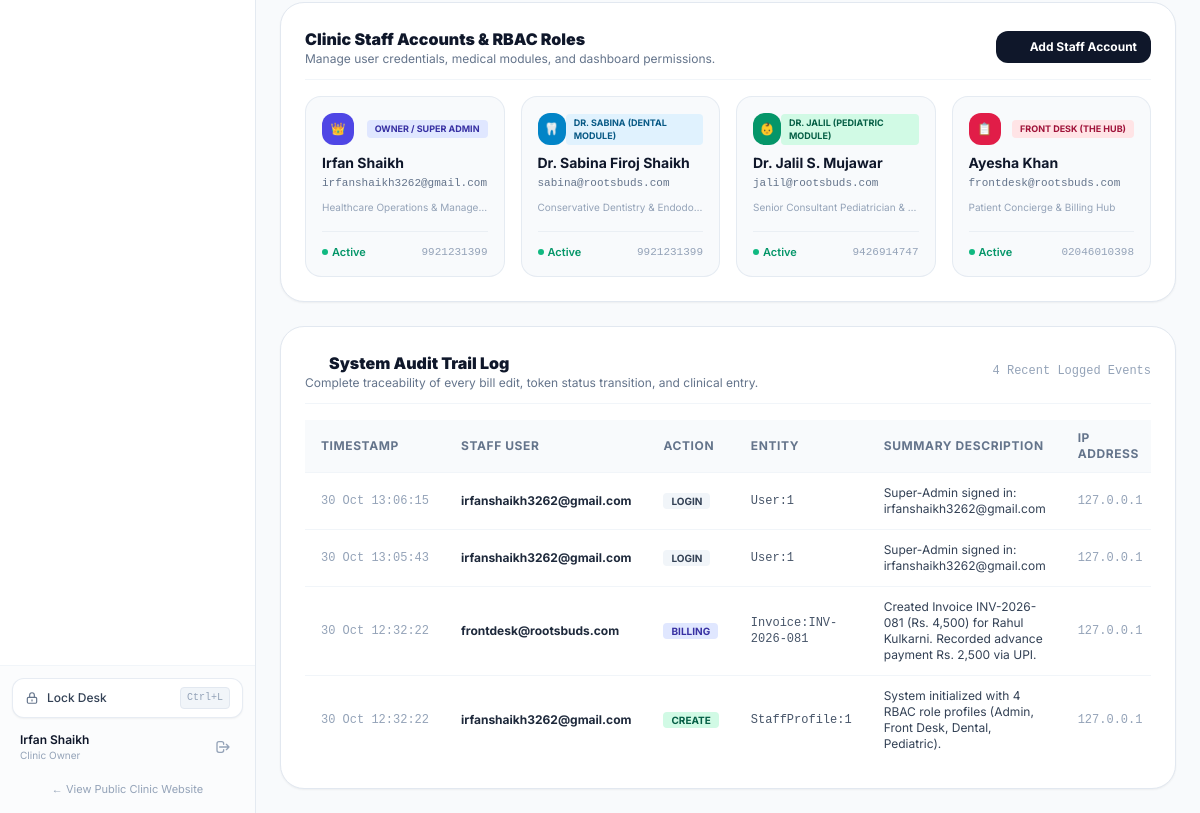
Page /crm/admin/ (signed in, lower part) on the earlier database version.
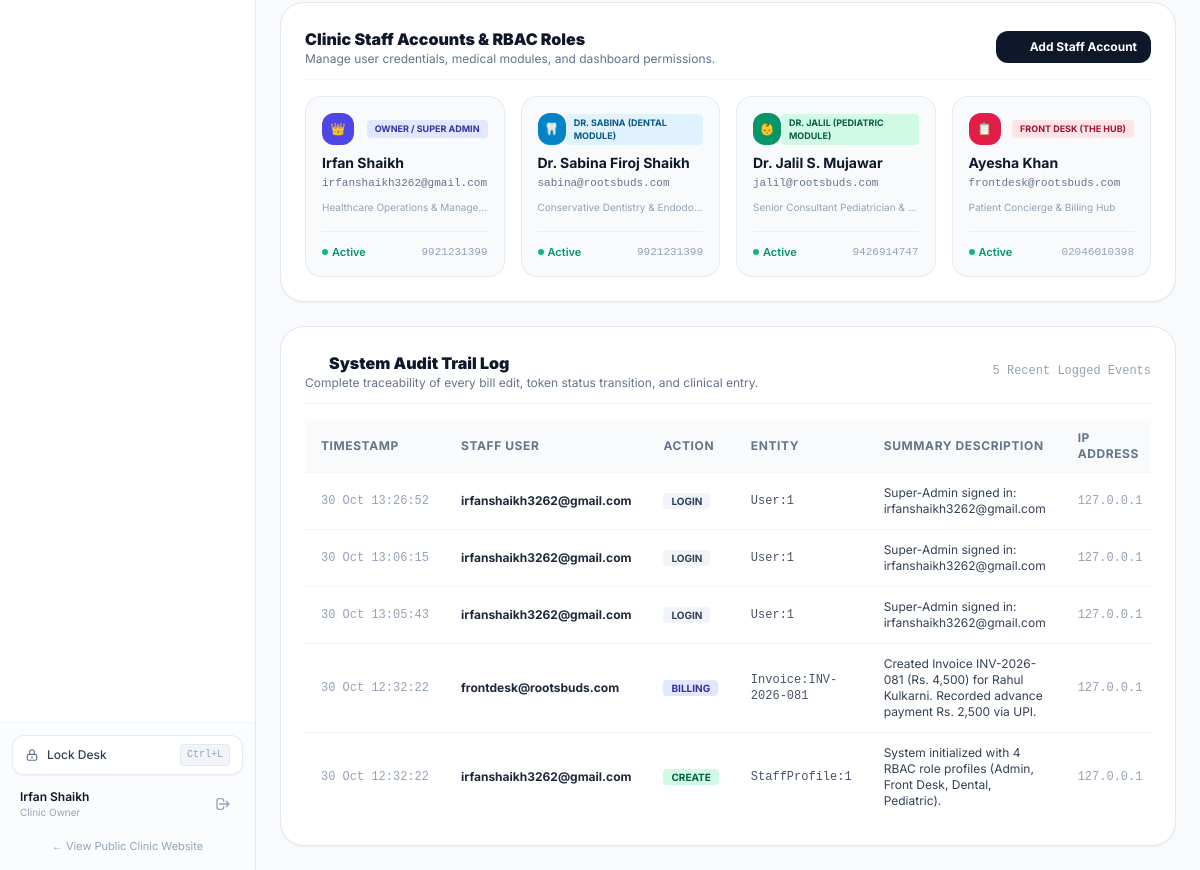
Same page on the later database version.
### clinic/models.py (models this page shows, shortened)
class StaffProfile(models.Model):
    ROLE_CHOICES = [
        ('admin', 'Owner / Super Admin'),
        ('front_desk', 'Front Desk (The Hub)'),
        ('doctor_dental', 'Dr. Sabina (Dental Module)'),
        ('doctor_pediatric', 'Dr. Jalil (Pediatric Module)'),
    ]
    user = models.OneToOneField(User, on_delete=models.CASCADE, related_name='clinic_staff_profile')
    role = models.CharField(max_length=30, choices=ROLE_CHOICES, default='front_desk')
    full_name = models.CharField(max_length=120)
    phone = models.CharField(max_length=30, blank=True, default='')
    qualification = models.CharField(max_length=150, blank=True, default='')
    specialty = models.CharField(max_length=150, blank=True, default='')
    avatar_color = models.CharField(max_length=30, default='bg-indigo-600')

class AuditLog(models.Model):
    ACTION_CHOICES = [
        ('CREATE', 'Created Record'),
        ('UPDATE', 'Modified Record'),
        ('DELETE', 'Deleted Record'),
        ('STATUS_CHANGE', 'Status Changed'),
        ('BILLING', 'Billing / Payment Recorded'),
        ('LOGIN', 'User Sign-in'),
    ]
    user = models.ForeignKey(User, on_delete=models.SET_NULL, null=True, blank=True)
    user_email = models.CharField(max_length=120)
    action_type = models.CharField(max_length=30, choices=ACTION_CHOICES, default='UPDATE')
    target_model = models.CharField(max_length=60)
    target_id = models.CharField(max_length=60)
    summary = models.TextField()
    ip_address = models.CharField(max_length=60, default='127.0.0.1')
    timestamp = models.DateTimeField(auto_now_add=True)
    class Meta:
        ordering = ['-timestamp']

### clinic/views.py (the view)
# urls.py: path('crm/admin/', views.crm_admin_dashboard, name='crm_admin'),
@role_required(['admin'])
def crm_admin_dashboard(request):
    total_revenue = Invoice.objects.aggregate(Sum('total_amount'))['total_amount__sum'] or Decimal('0.00')
    total_collected = Invoice.objects.aggregate(Sum('paid_amount'))['paid_amount__sum'] or Decimal('0.00')
    total_outstanding = Invoice.objects.aggregate(Sum('balance_due'))['balance_due__sum'] or Decimal('0.00')
    dental_revenue = Invoice.objects.filter(clinic_type='dental').aggregate(Sum('paid_amount'))['paid_amount__sum'] or Decimal('0.00')
    pediatric_revenue = Invoice.objects.filter(clinic_type='pediatric').aggregate(Sum('paid_amount'))['paid_amount__sum'] or Decimal('0.00')
    payment_by_method = Invoice.objects.values('payment_method').annotate(
        total=Sum('paid_amount'),
        count=Count('id')
    ).order_by('-total')
    staff_members = StaffProfile.objects.select_related('user').all()
    audit_logs = AuditLog.objects.all()[:40]
    total_families = Family.objects.count()
    total_patients = Patient.objects.count()
    total_appointments = AppointmentRequest.objects.count()
    context = {
        'total_revenue': total_revenue,
        'total_collected': total_collected,
        'total_outstanding': total_outstanding,
        'dental_revenue': dental_revenue,
        'pediatric_revenue': pediatric_revenue,
        'payment_by_method': payment_by_method,
        'staff_members': staff_members,
        'audit_logs': audit_logs,
        'total_families': total_families,
        'total_patients': total_patients,
        'total_appointments': total_appointments,
        'recent_invoices': Invoice.objects.select_related('patient').all()[:15],
        'user_role': 'admin',
    }
    return render(request, 'crm/admin_dashboard.html', context)

### clinic/views.py (called while the page is built, shortened)
def role_required(allowed_roles):
    def decorator(view_func):
        @wraps(view_func)
        def _wrapped_view(request, *args, **kwargs):
            if not request.user.is_authenticated:
                return redirect(f"/crm/login/?next={request.path}")
            profile = getattr(request.user, 'clinic_staff_profile', None)
            user_role = profile.role if profile else ('admin' if request.user.is_superuser else 'front_desk')
            if user_role == 'admin' or request.user.is_superuser:
                return view_func(request, *args, **kwargs)
        return _wrapped_view
    return decorator

### templates/crm/admin_dashboard.html (shortened to what the changed rows need)
{% extends "crm/base_crm.html" %}
{% block content %}
<div class="space-y-6">
  <div class="bg-white rounded-3xl p-6 border border-slate-200 shadow-sm space-y-4">
    <div class="grid grid-cols-1 sm:grid-cols-2 lg:grid-cols-4 gap-4">
      {% for s in staff_members %}
      <div class="p-4 rounded-2xl bg-slate-50 border border-slate-200/80 flex flex-col justify-between">
        <div>
          <div class="flex items-center justify-between mb-2">
            <span class="w-8 h-8 rounded-xl {{ s.avatar_color }} text-white flex items-center justify-center font-bold text-xs">
              {% if s.role == 'admin' %}👑{% elif s.role == 'doctor_dental' %}🦷{% elif s.role == 'doctor_pediatric' %}👶{% else %}📋{% endif %}
            </span>
            <span class="px-2 py-0.5 rounded text-[9px] font-bold uppercase {% if s.role == 'admin' %}bg-indigo-100 text-indigo-800{% elif s.role == 'doctor_dental' %}bg-sky-100 text-sky-800{% elif s.role == 'doctor_pediatric' %}bg-emerald-100 text-emerald-800{% else %}bg-rose-100 text-rose-800{% endif %}">
              {{ s.get_role_display }}
            </span>
          </div>
          <h4 class="font-heading font-bold text-sm text-slate-900">{{ s.full_name }}</h4>
          <p class="text-[11px] font-mono text-slate-500 mt-0.5 truncate">{{ s.user.email }}</p>
          <p class="text-[10px] text-slate-400 mt-2 truncate">{{ s.specialty }}</p>
        </div>
        <div class="mt-4 pt-3 border-t border-slate-200/60 flex items-center justify-between text-[11px]">
          <span class="text-emerald-600 font-semibold flex items-center gap-1">
            <span class="w-1.5 h-1.5 rounded-full bg-emerald-500"></span> Active
          </span>
          <span class="text-slate-400 font-mono">{{ s.phone }}</span>
        </div>
      </div>
      {% endfor %}
    </div>
  </div>
  <div class="bg-white rounded-3xl p-6 border border-slate-200 shadow-sm space-y-4">
    <div class="flex items-center justify-between pb-3 border-b border-slate-100">
      <div>
        <h3 class="font-heading font-black text-base text-slate-900 flex items-center gap-2">
        </h3>
        <p class="text-xs text-slate-500">Complete traceability of every bill edit, token status transition, and clinical entry.</p>
      </div>
      <span class="text-xs text-slate-400 font-mono">{{ audit_logs.count }} Recent Logged Events</span>
    </div>
    <div class="overflow-x-auto">
      <table class="w-full text-left text-xs">
        <thead class="bg-slate-50 text-slate-500 uppercase tracking-wider font-semibold border-b border-slate-100">
          <tr>
            <th class="py-2.5 px-4">Timestamp</th>
            <th class="py-2.5 px-4">Staff User</th>
            <th class="py-2.5 px-4">Action</th>
            <th class="py-2.5 px-4">Entity</th>
            <th class="py-2.5 px-4">Summary Description</th>
            <th class="py-2.5 px-4">IP Address</th>
          </tr>
        </thead>
        <tbody class="divide-y divide-slate-100 font-sans">
          {% for log in audit_logs %}
          <tr class="hover:bg-slate-50/50">
            <td class="py-3 px-4 font-mono text-slate-400 whitespace-nowrap">{{ log.timestamp|date:"d M H:i:s" }}</td>
            <td class="py-3 px-4 font-bold text-slate-800">{{ log.user_email }}</td>
            <td class="py-3 px-4">
              <span class="px-2 py-0.5 rounded text-[10px] font-bold uppercase {% if log.action_type == 'CREATE' %}bg-emerald-100 text-emerald-800{% elif log.action_type == 'BILLING' %}bg-indigo-100 text-indigo-800{% elif log.action_type == 'STATUS_CHANGE' %}bg-amber-100 text-amber-800{% else %}bg-slate-100 text-slate-700{% endif %}">
                {{ log.action_type }}
              </span>
            </td>
            <td class="py-3 px-4 font-mono text-slate-600">{{ log.target_model }}:{{ log.target_id }}</td>
            <td class="py-3 px-4 text-slate-700">{{ log.summary }}</td>
            <td class="py-3 px-4 font-mono text-slate-400">{{ log.ip_address }}</td>
          </tr>
          {% empty %}
          <tr>
            <td colspan="6" class="py-6 text-center text-slate-400">No audit events recorded yet.</td>
          </tr>
          {% endfor %}
        </tbody>
      </table>
    </div>
  </div>
</div>
{% endblock %}

Differences in the rows shown:
added AuditLog: timestamp "30 Oct 13:26:52", user_email "irfanshaikh3262@gmail.com", action_type "LOGIN", target_model "User", target_id "1", summary "Super-Admin signed in: irfanshaikh3262@gmail.com", ip_address "127.0.0.1"
Other differences:
{{ audit_logs.count }}: "4" → "5"
